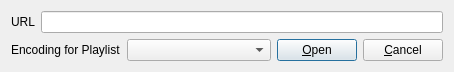
<ui version="4.0" >
 <class>GetUrlDialog</class>
 <widget class="QDialog" name="GetUrlDialog" >
  <property name="geometry" >
   <rect>
    <x>0</x>
    <y>0</y>
    <width>454</width>
    <height>69</height>
   </rect>
  </property>
  <property name="windowTitle" >
   <string>Open URL</string>
  </property>
  <layout class="QVBoxLayout" name="verticalLayout" >
   <item>
    <layout class="QHBoxLayout" name="horizontalLayout_2" >
     <item>
      <widget class="QLabel" name="label" >
       <property name="text" >
        <string>URL</string>
       </property>
      </widget>
     </item>
     <item>
      <widget class="QLineEdit" name="url" />
     </item>
    </layout>
   </item>
   <item>
    <layout class="QHBoxLayout" name="horizontalLayout" >
     <item>
      <widget class="QLabel" name="label_2" >
       <property name="text" >
        <string>Encoding for Playlist</string>
       </property>
      </widget>
     </item>
     <item>
      <widget class="EncodingComboBox" name="enc" >
       <property name="sizePolicy" >
        <sizepolicy vsizetype="Fixed" hsizetype="Expanding" >
         <horstretch>0</horstretch>
         <verstretch>0</verstretch>
        </sizepolicy>
       </property>
      </widget>
     </item>
     <item>
      <widget class="QPushButton" name="pushButton" >
       <property name="text" >
        <string>&amp;Open</string>
       </property>
      </widget>
     </item>
     <item>
      <widget class="QPushButton" name="pushButton_2" >
       <property name="text" >
        <string>&amp;Cancel</string>
       </property>
      </widget>
     </item>
    </layout>
   </item>
  </layout>
 </widget>
 <customwidgets>
  <customwidget>
   <class>EncodingComboBox</class>
   <extends>QComboBox</extends>
   <header>encodingcombobox.h</header>
  </customwidget>
 </customwidgets>
 <resources/>
 <connections>
  <connection>
   <sender>pushButton</sender>
   <signal>clicked()</signal>
   <receiver>GetUrlDialog</receiver>
   <slot>accept()</slot>
   <hints>
    <hint type="sourcelabel" >
     <x>372</x>
     <y>63</y>
    </hint>
    <hint type="destinationlabel" >
     <x>321</x>
     <y>42</y>
    </hint>
   </hints>
  </connection>
  <connection>
   <sender>pushButton_2</sender>
   <signal>clicked()</signal>
   <receiver>GetUrlDialog</receiver>
   <slot>reject()</slot>
   <hints>
    <hint type="sourcelabel" >
     <x>448</x>
     <y>63</y>
    </hint>
    <hint type="destinationlabel" >
     <x>166</x>
     <y>46</y>
    </hint>
   </hints>
  </connection>
 </connections>
</ui>
